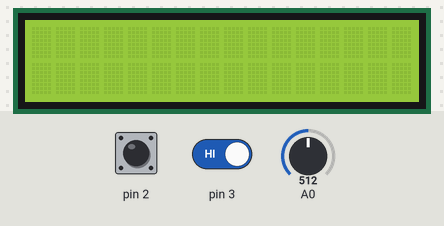
Bench run of a sketch on a simulated Arduino Uno, built with avr-gcc and run on an emulated ATmega328P. On the bench: 16×2 character LCD. The inputs (shaded band) are chosen by the test bench; at power-on: pin 2 HIGH, pin 3 HIGH, A0 = 512. What the sketch prints to the serial monitor is not drawn.

Above: at 1.2 s.
1.3 s: pin 2 driven LOW
At 4.2 s:
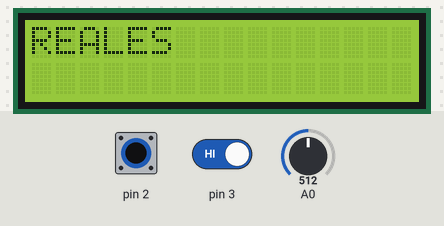
4.3 s: pin 2 driven HIGH
5.8 s: pin 3 driven LOW
At 6.3 s:
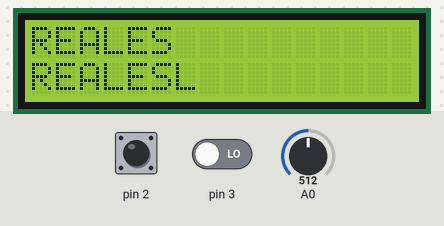
8.8 s: pin 3 driven HIGH
At 10.0 s:
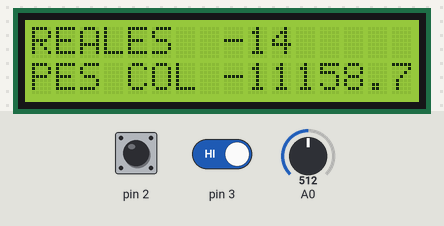
10.3 s: pin 2 driven LOW
At 11.2 s:
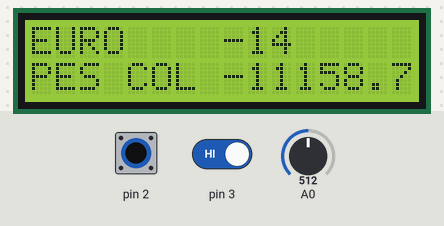
13.3 s: pin 2 pulsed HIGH 5 times (0.12 s each, 0.3 s apart)
At 14.73 s:
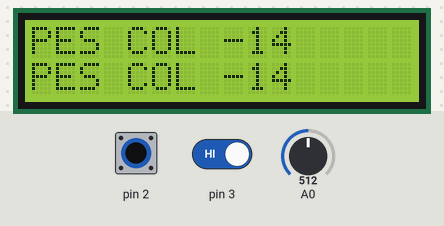

The sketch:

Tarea_libreria.ino
```cpp
/*
 * Universidad Tecnica del Norte
 * FICA_CIERCOM
 * Mugmal José Luis
 *
 * TAREA
 *
 * Realizar un programa que cada 5 segundos el sistema desactiva el conversor análogo digital,
 * cada 8 segundos la comunicación serial y cada 12 segundos un desactivación total.
 * Esta información debe verse en una LCD.
 *
 *
 *
 */

#include <LiquidCrystal.h>
String datoo;
int dato;
LiquidCrystal lcd(13,12,11,10,9,8);
int on=0;
int oon=0;

void setup() {
   lcd.begin(16,2);
   Serial.begin(9600);
   pinMode(A0,INPUT);
Serial.println("Con los Botones seleccione la entrada y salida de cambio");

  attachInterrupt(0, monedaA, LOW);
  attachInterrupt(1, monedaB, LOW);
}


void loop() {

    dato=(analogRead(A0)*100)/1023;

//DOLAR A........................................
   if(on==1 and oon==1){
   limpiar1();
   lcd.setCursor(8,0);
   lcd.print(dato);
   limpiar2();
   lcd.setCursor(8,1);
   lcd.print(dato);
    }
   if(on==1 and oon==2){
   limpiar1();
   lcd.setCursor(8,0);
   lcd.print(dato);
   limpiar2();
   lcd.setCursor(8,1);
   lcd.print(dato*0.90);
    }
   if(on==1 and oon==3){
   limpiar1();
   lcd.setCursor(8,0);
   lcd.print(dato);
   limpiar2();
   lcd.setCursor(8,1);
   lcd.print(dato*3288.55);
    }
    if(on==1 and oon==4){
   limpiar1();
   lcd.setCursor(8,0);
   lcd.print(dato);
   limpiar2();
   lcd.setCursor(8,1);
   lcd.print(dato*4.12);
    }

//EURO A.......................................
   if(on==2 and oon==1){
   limpiar1();
   lcd.setCursor(8,0);
   lcd.print(dato);
   limpiar2();
   lcd.setCursor(8,1);
   lcd.print(dato*1.11);
    }
   if(on==2 and oon==2){
   limpiar1();
   lcd.setCursor(8,0);
   lcd.print(dato);
   limpiar2();
   lcd.setCursor(8,1);
   lcd.print(dato);
    }
   if(on==2 and oon==3){
   limpiar1();
   lcd.setCursor(8,0);
   lcd.print(dato);
   limpiar2();
   lcd.setCursor(8,1);
   lcd.print(dato*3659.93);
    }
    if(on==2 and oon==4){
   limpiar1();
   lcd.setCursor(8,0);
   lcd.print(dato);
   limpiar2();
   lcd.setCursor(8,1);
   lcd.print(dato*4.59);
    }

//PESO COLOMBIANO A.......................................
   if(on==3 and oon==1){
   limpiar1();
   lcd.setCursor(8,0);
   lcd.print(dato);
   limpiar2();
   lcd.setCursor(8,1);
   lcd.print(dato*0.00031);
    }
   if(on==3 and oon==2){
   limpiar1();
   lcd.setCursor(8,0);
   lcd.print(dato);
   limpiar2();
   lcd.setCursor(8,1);
   lcd.print(dato*0.00027);
    }
   if(on==3 and oon==3){
   limpiar1();
   lcd.setCursor(8,0);
   lcd.print(dato);
   limpiar2();
   lcd.setCursor(8,1);
   lcd.print(dato);
    }
    if(on==3 and oon==4){
   limpiar1();
   lcd.setCursor(8,0);
   lcd.print(dato);
   limpiar2();
   lcd.setCursor(8,1);
   lcd.print(dato*0.0013);
    }

//REALES A.......................................
   if(on==4 and oon==1){
   limpiar1();
   lcd.setCursor(8,0);
   lcd.print(dato);
   limpiar2();
   lcd.setCursor(8,1);
   lcd.print(dato*0.24);
    }
   if(on==4 and oon==2){
   limpiar1();
   lcd.setCursor(8,0);
   lcd.print(dato);
   limpiar2();
   lcd.setCursor(8,1);
   lcd.print(dato*0.22);
    }
   if(on==4 and oon==3){
   limpiar1();
   lcd.setCursor(8,0);
   lcd.print(dato);
   limpiar2();
   lcd.setCursor(8,1);
   lcd.print(dato*797.05);
    }
    if(on==4 and oon==4){
   limpiar1();
   lcd.setCursor(8,0);
   lcd.print(dato);
   limpiar2();
   lcd.setCursor(8,1);
   lcd.print(dato);
    }
delay(200);

}

void monedaA(){
   on++;
  switch (on){
    case 1:
    lcd.setCursor(4,0);
    lcd.print("    ");
    lcd.setCursor(0,0);
    lcd.print("DOLAR");
    break;

    case 2:
    lcd.setCursor(0,0);
    lcd.print("       ");
    lcd.setCursor(0,0);
    lcd.print("EURO");
    break;

    case 3:
    lcd.setCursor(0,0);
    lcd.print("        ");
    lcd.setCursor(0,0);
    lcd.print("PES COL");
    break;

    case 4:
    lcd.setCursor(0,0);
    lcd.print("       ");
    lcd.setCursor(0,0);
    lcd.print("REALES");
    break;

    default:
    on=0;
    }
}

void monedaB(){
     oon++;
  switch (oon){
    case 1:
    lcd.setCursor(4,1);
    lcd.print("    ");
    lcd.setCursor(0,1);
    lcd.print("DOLAR");
    break;

    case 2:
    lcd.setCursor(0,1);
    lcd.print("       ");
    lcd.setCursor(0,1);
    lcd.print("EURO");
    break;

    case 3:
    lcd.setCursor(0,1);
    lcd.print("       ");
    lcd.setCursor(0,1);
    lcd.print("PES COL");
    break;

    case 4:
    lcd.setCursor(0,1);
    lcd.print("      ");
    lcd.setCursor(0,1);
    lcd.print("REALES");
    break;

    default:
    oon=0;
    }
}

void limpiar1(){
  lcd.setCursor(8,0);
   lcd.print("                ");
}
void limpiar2(){
  lcd.setCursor(8,1);
   lcd.print("                ");
  }
```

Measured:
- after the input at 1.3 s, the display: first changes after 0.19 s (image 1 shows a later state)
- after the input at 4.3 s, every drawn part: stays the same
- after the input at 5.8 s, the display: changes after 0.13 s (image 2)
- after the input at 8.8 s, the display: changes at once (image 3)
- after the input at 10.3 s, the display: first changes after 0.18 s (image 4 shows a later state)
- after the input at 13.3 s, the display: first changes after 0.23 s (image 5 shows a later state)
- what the display in image 4 shows lasts 0.7 s, from 10.7 s to 11.4 s
